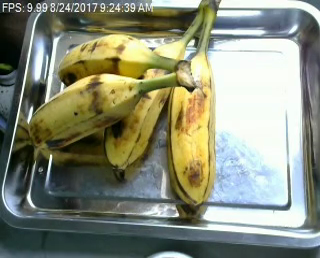
#> input picture dataset/images/Banana01630.png, 320 x 258 px
$ python -i morphology.py   (imports and definitions only)
#> lines starting #> are read from the running program, lines starting #| are printed output that depends on the picture; after the words box and inside, x2 and y2 are one past the last pixel; in counts of white or black regions, pixels touching at a corner belong together
### core/image_ops.py
from __future__ import annotations

from pathlib import Path

import cv2
import matplotlib.pyplot as plt
import numpy as np


# [77 lines left out: functions read_image, bgr_to_rgb, to_gray, resize_max, normalize_to_uint8, histogram_figure, not called in this run]


def binary_mask(image: np.ndarray) -> np.ndarray:
    return ((image > 0).astype(np.uint8) * 255)

### core/morphology.py
from __future__ import annotations

import cv2
import numpy as np

from core.image_ops import binary_mask


def opening(binary_image: np.ndarray, ksize: int = 3) -> tuple[np.ndarray, np.ndarray]:
    kernel = np.ones((ksize, ksize), np.uint8)
    img = binary_mask(binary_image)
    out = cv2.morphologyEx(img, cv2.MORPH_OPEN, kernel)
    return out, kernel


def closing(binary_image: np.ndarray, ksize: int = 3) -> tuple[np.ndarray, np.ndarray]:
    kernel = np.ones((ksize, ksize), np.uint8)
    img = binary_mask(binary_image)
    out = cv2.morphologyEx(img, cv2.MORPH_CLOSE, kernel)
    return out, kernel


def fill_holes(binary_image: np.ndarray) -> np.ndarray:
    img = binary_mask(binary_image)
    h, w = img.shape[:2]
    flood = img.copy()
    mask = np.zeros((h + 2, w + 2), np.uint8)
    cv2.floodFill(flood, mask, (0, 0), 255)
    flood_inv = cv2.bitwise_not(flood)
    return cv2.bitwise_or(img, flood_inv)


def manual_morphology_steps(operation: str, kernel: np.ndarray) -> list[str]:
    return [
        f"Operasi: {operation}",
        f"Structuring element ukuran {kernel.shape[0]}x{kernel.shape[1]}",
        "Opening = Erosi lalu Dilasi.",
        "Closing = Dilasi lalu Erosi.",
    ]

>>> import cv2
>>> picture = cv2.imread('../dataset/images/Banana01630.png', cv2.IMREAD_GRAYSCALE)
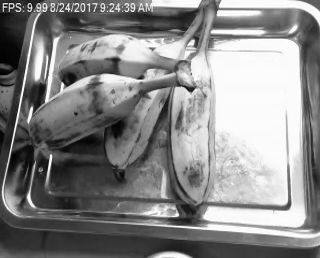
#> picture: shape (258, 320); min 0, max 255, mean 135.2
>>> result = fill_holes(picture)
#> in binary_mask, `return ((image > 0).astype(np.uint8) * 255)`:
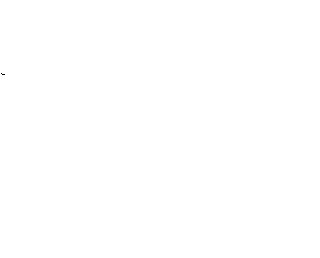
#> returned value: shape (258, 320); 100% white; black in thin lines or dots, all inside (x1, y1, x2, y2) = (1, 73, 5, 75)
#> in fill_holes, `return cv2.bitwise_or(img, flood_inv)`: returned value: shape (258, 320); every value is 255

$ run again, on dataset/images/Banana01648.png
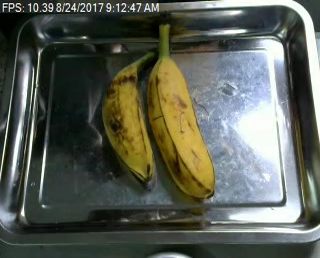
#> input picture dataset/images/Banana01648.png, 320 x 258 px
#> `picture = cv2.imread('../dataset/images/Banana01630.png', cv2.IMREAD_G..`:
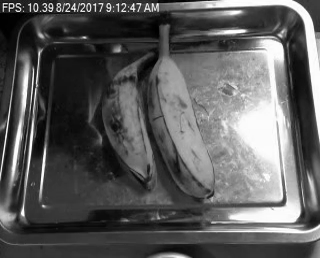
#> picture: shape (258, 320); min 0, max 255, mean 91.1
#> flood_inv: shape (258, 320); 0.05% white in thin lines or dots, all inside (x1, y1, x2, y2) = (5, 1, 184, 62)

$ run again, on dataset/images/Banana02039.png
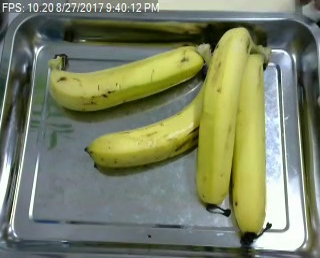
#> input picture dataset/images/Banana02039.png, 320 x 258 px
#> `picture = cv2.imread('../dataset/images/Banana01630.png', cv2.IMREAD_G..`:
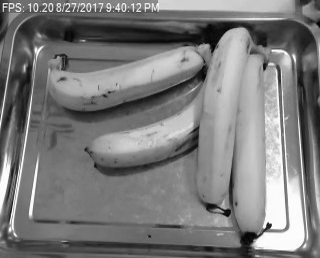
#> picture: shape (258, 320); min 0, max 254, mean 123.4
#> flood_inv: shape (258, 320); 0% white in thin lines or dots, all inside (x1, y1, x2, y2) = (213, 23, 319, 46)
